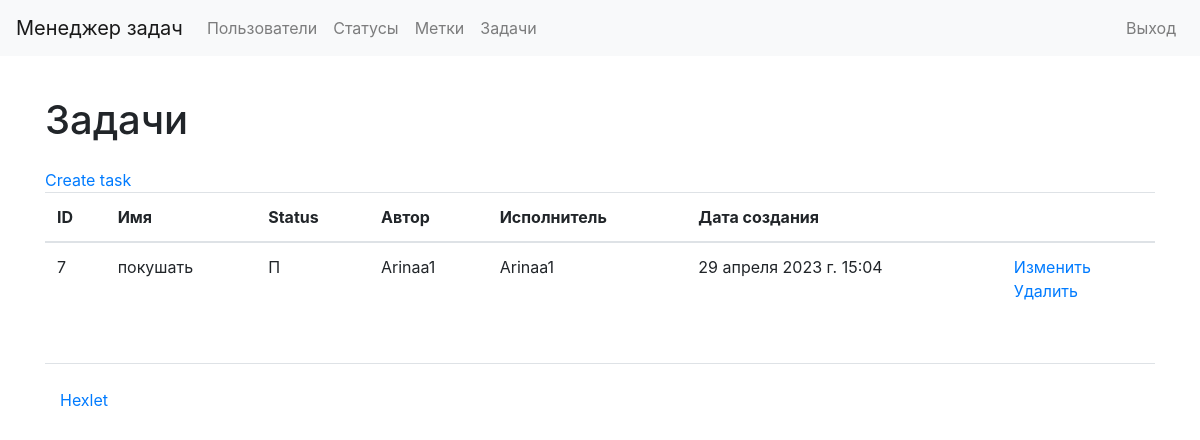
The app's page /tasks/ (signed in), older data.
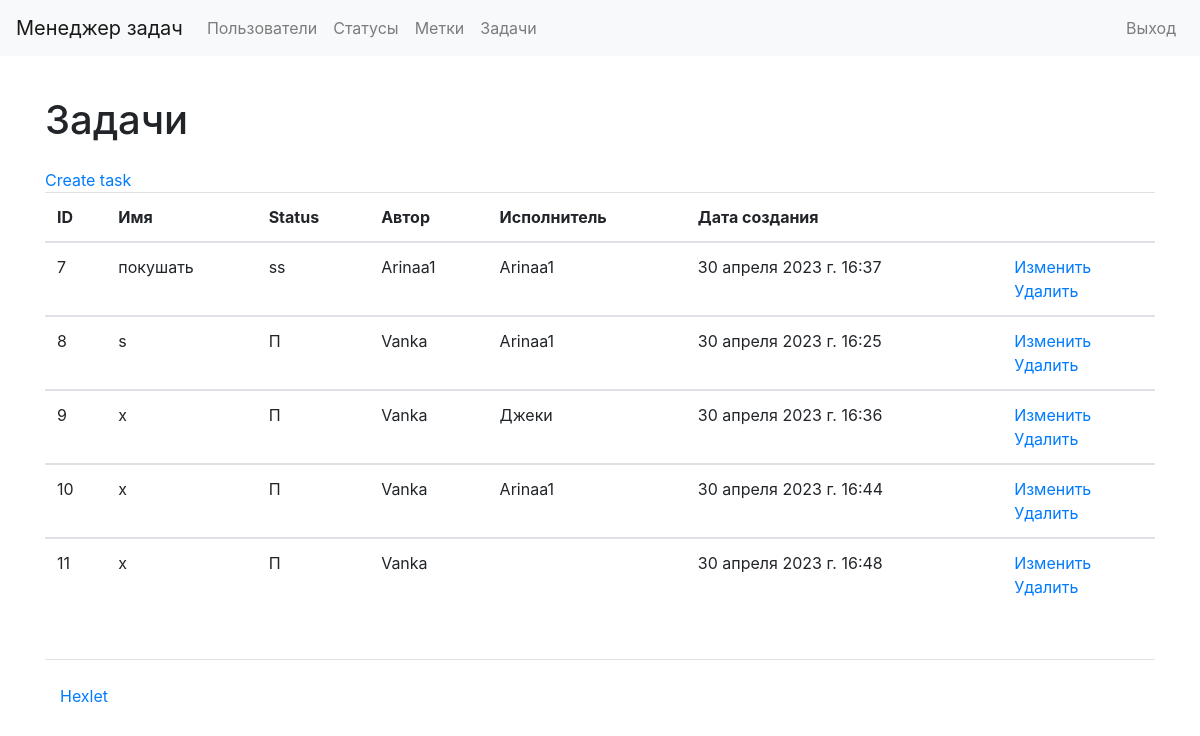
The same page, newer data.
### tasks/models.py (models this page shows, shortened)
class Task(models.Model):
    name = models.CharField(max_length=150)
    description = models.TextField(null=True, blank=True)
    created_at = models.DateTimeField(auto_now=True)
    status = models.ForeignKey(Status, on_delete=models.PROTECT)
    creator = models.ForeignKey(User, related_name='creator', on_delete=models.PROTECT)
    assignee = models.ForeignKey(User, related_name='assignee', on_delete=models.PROTECT, null=True, blank=True)
    label = models.ManyToManyField(Label, blank=True)

### statuses/models.py (models this page shows)
class Status(models.Model):
    name = models.CharField(max_length=150)
    created_at = models.DateTimeField(auto_now=True)
    def __str__(self):
        return self.name

### users/models.py (models this page shows)
class User(AbstractUser):
    pass

### tasks/views.py (the view)
# urls.py: path('', views.TasksListView.as_view(), name='tasks_list'),
class TasksListView(LoginRequiredMixin, ListView):
    model = Task
    template_name = "tasks/list_of_tasks.html"

### tasks/templates/tasks/list_of_tasks.html
{% extends "base.html" %}
{% load i18n %}
{% block content %}
<h1 class="my-4">{% translate "Tasks" %}</h1>
<a href="{% url 'task_create' %}">{% translate "Create task" %}</a>
<table class="table table-stripped">
    <thead>
        <tr>
            <th>ID</th>
            <th>{% translate "Name" %}</th>
            <th>{% translate "Status" %}</th>
            <th>{% translate "Author" %}</th>
            <th>{% translate "Assigned to" %}</th>
            <th>{% translate "Date of creation" %}</th>
            <th></th>
        </tr>
    </thead>
        {% for task in object_list %}
    <tbody>
        <tr>
            <td>{{ task.id }}</td>
            <td>{{ task.name }}</td>
            <td>{{ task.status }}</td>
            <td>{{ task.creator }}</td>
            {% if task.assignee == None %}
            <td> </td>
            {% endif %}
            {% if task.assignee != None %}
            <td>{{ task.assignee }}</td>
            {% endif %}
            <td>{{ task.created_at }}</td>
            <td>
                <a href="/tasks/{{ task.id }}/update/">{% translate "Update" %}</a>
                <br>
                <a href="/tasks/{{ task.id }}/delete/">{% translate "Delete" %}</a>
            </td>
        </tr>
        {% endfor %}
    </tbody>
</table>
{% endblock %}

### task_manager/templates/base.html (shortened to what this page needs)
{% load i18n %}
{% get_current_language as LANGUAGE_CODE %}
{% load bootstrap4 %}
<!DOCTYPE html>
<html lang="{{ LANGUAGE_CODE }}">
    <head>
        <link href="https://cdn.jsdelivr.net/npm/bootstrap@4.6.0/dist/css/bootstrap.min.css"
              rel="stylesheet">
      </head>
    <body class="d-flex flex-column min-vh-100">
        <nav class="navbar navbar-expand-lg navbar-light bg-light mb-3">
            <a class="navbar-brand" href="/">{% translate "Task manager" %}</a>
            <div class="collapse navbar-collapse" id="navbarToggleExternalContent">
                <ul class="navbar-nav mr-auto">
                    <li class="nav-item">
                        <a class="nav-link" href="/users/">{% translate "Users" %}</a>
                    </li>
                    {% if user.is_authenticated %}
                    <li class="nav-item">
                      <a class="nav-link" href="/statuses/">{% translate "Statuses" %}</a>
                    </li>
                    <li class="nav-item">
                      <a class="nav-link" href="/labels/">{% translate "Labels" %}</a>
                    </li>
                    <li class="nav-item">
                      <a class="nav-link" href="/tasks/">{% translate "Tasks" %}</a>
                    </li>
                    {% endif %}
                </ul>
                <ul class="navbar-nav">
                    {% if not user.is_authenticated %}
                    <li class="nav-item">
                        <a class="nav-link" href="/login/">{% translate "Log in" %}</a>
                    </li>
                    <li class="nav-item">
                        <a class="nav-link" href="/users/create/">{% translate "Registration" %}</a>
                    </li>
                    {% else %}
                    <li class="nav-item">
                        <a class="nav-link" href="/logout/">{% translate "Log out" %}</a>
                    </li>
                    {% endif %}
                </ul>
            </div>
        </nav>
    <div class="container wrapper flex-grow-1">
        {% block content %} layout content {% endblock%}
    <footer>
      <div class="container my-5 pt-4 border-top">
        <a target="_blank" href="https://ru.hexlet.io">Hexlet</a>
      </div>
    </footer>
    </body>
</html>

Row changes from the older to the newer data that the page shows:
changed Task "покушать": status "П" → "ss"; created_at "29 апреля 2023 г. 15:04" → "30 апреля 2023 г. 16:37"
added Task: id "8", name "s", status "П", creator "Vanka", assignee "Arinaa1", created_at "30 апреля 2023 г. 16:25"
added Task: id "9", name "x", status "П", creator "Vanka", assignee "Джеки", created_at "30 апреля 2023 г. 16:36"
added Task: id "10", name "x", status "П", creator "Vanka", assignee "Arinaa1", created_at "30 апреля 2023 г. 16:44"
added Task: id "11", name "x", status "П", creator "Vanka", created_at "30 апреля 2023 г. 16:48"
